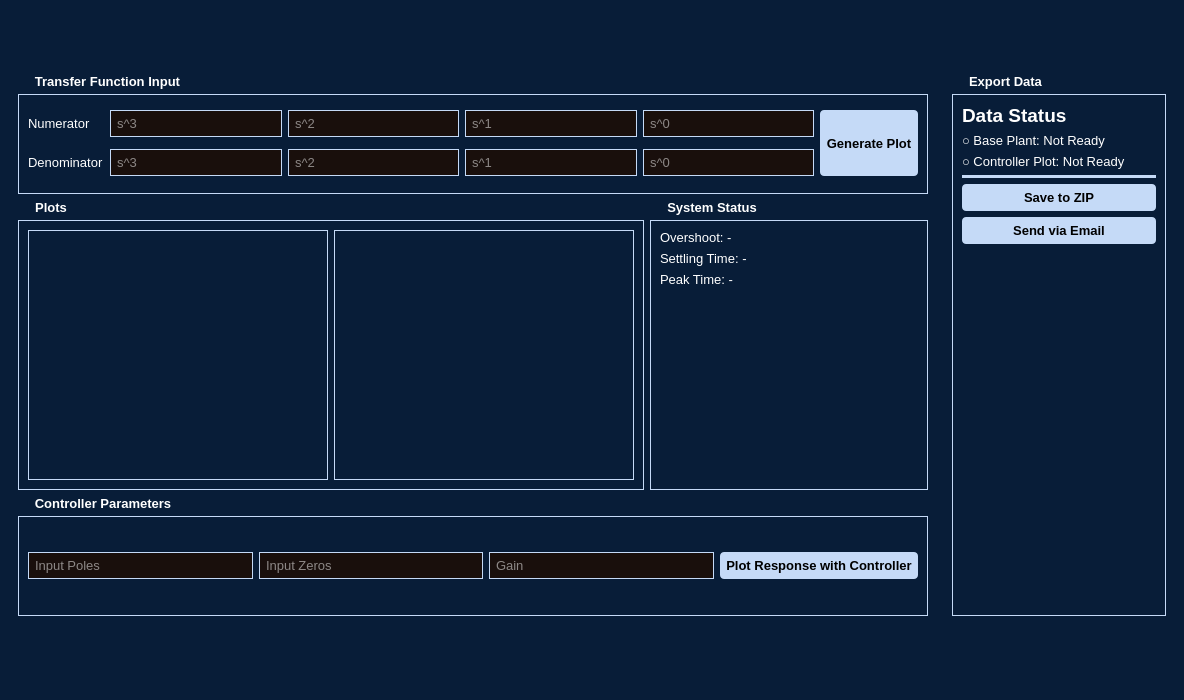
<?xml version="1.0" encoding="UTF-8"?>
<ui version="4.0">
 <class>MainWindow</class>
 <widget class="QMainWindow" name="MainWindow">
  <property name="geometry">
   <rect>
    <x>0</x>
    <y>0</y>
    <width>1184</width>
    <height>700</height>
   </rect>
  </property>
  <property name="windowTitle">
   <string>Root Locus &amp; Control System Analyzer</string>
  </property>
  <property name="styleSheet">
   <string notr="true">
    QWidget {
        background-color: rgb(8, 29, 56);
        color: rgb(255,255,255);
        font-size: 10pt;
    }
    QGroupBox {
        border: 1px solid rgb(197,218,247);
        margin-top: 20px;
        font-weight: bold;
    }
    QGroupBox::title {
        subcontrol-origin: margin;
        subcontrol-position: top left;
        left: 10px;
        padding: 0 5px;
    }
    QLineEdit {
        border: 1px solid rgb(197,218,247);
        padding: 4px;
        background-color: rgb(25,15,12);
        color: white;
    }
    QPushButton {
        background-color: rgb(197,218,247);
        color: black;
        padding: 6px;
        border-radius: 4px;
        font-weight: bold;
    }
    QPushButton:hover {
        background-color: rgb(255,128,128);
    }
    QPushButton:pressed {
        background-color: rgb(255,0,0);
    }
    QLabel {
        color: white;
    }
   </string>
  </property>
  <widget class="QWidget" name="centralwidget">
   <layout class="QVBoxLayout" name="verticalLayout">
    <item>
     <layout class="QHBoxLayout" name="topBar">
     <property name="spacing">
       <number>70</number>
       </property>
      <property name="sizeConstraint">
       <enum>QLayout::SetFixedSize</enum>
      </property>
      <item>
       <widget class="QLabel" name="logoTopLeft">
        <property name="enabled">
         <bool>true</bool>
        </property>
        <property name="sizePolicy">
         <sizepolicy hsizetype="Fixed" vsizetype="Fixed">
          <horstretch>0</horstretch>
          <verstretch>0</verstretch>
         </sizepolicy>
        </property>
        <property name="minimumSize">
         <size>
          <width>100</width>
          <height>50</height>
         </size>
        </property>
        <property name="styleSheet">
         <string notr="true"/>
        </property>
        <property name="text">
         <string/>
        </property>
        <property name="pixmap">
         <pixmap>:/assets/assets/Header.png</pixmap>
        </property>
        <property name="scaledContents">
         <bool>true</bool>
        </property>
        <property name="alignment">
         <set>Qt::AlignCenter</set>
        </property>
        <property name="wordWrap">
         <bool>false</bool>
        </property>
       </widget>
      </item>
      <item>
       <spacer name="topSpacer">
        <property name="orientation">
         <enum>Qt::Horizontal</enum>
        </property>
        <property name="sizeType">
         <enum>QSizePolicy::Fixed</enum>
        </property>
        <property name="sizeHint" stdset="0">
         <size>
          <width>40</width>
          <height>20</height>
         </size>
        </property>
       </spacer>
      </item>
     </layout>
    </item>
    <item>
     <layout class="QHBoxLayout" name="horizontalLayout" stretch="4,1">
      <item>
       <widget class="QWidget" name="left_panel" native="true">
        <layout class="QVBoxLayout" name="verticalLayout">
         <item>
          <widget class="QGroupBox" name="groupTF">
           <property name="title">
            <string>Transfer Function Input</string>
           </property>
           <layout class="QGridLayout" name="gridLayoutTF">
            <item row="1" column="3">
             <widget class="QLineEdit" name="den_s1">
              <property name="placeholderText">
               <string>s^1</string>
              </property>
             </widget>
            </item>
            <item row="0" column="3">
             <widget class="QLineEdit" name="num_s1">
              <property name="placeholderText">
               <string>s^1</string>
              </property>
             </widget>
            </item>
            <item row="0" column="0">
             <widget class="QLabel" name="labelNum">
              <property name="text">
               <string>Numerator</string>
              </property>
             </widget>
            </item>
            <item row="0" column="4">
             <widget class="QLineEdit" name="num_s0">
              <property name="placeholderText">
               <string>s^0</string>
              </property>
             </widget>
            </item>
            <item row="1" column="0">
             <widget class="QLabel" name="labelDen">
              <property name="text">
               <string>Denominator</string>
              </property>
             </widget>
            </item>
            <item row="0" column="2">
             <widget class="QLineEdit" name="num_s2">
              <property name="placeholderText">
               <string>s^2</string>
              </property>
             </widget>
            </item>
            <item row="0" column="5" rowspan="2">
             <widget class="QPushButton" name="btnGeneratePlot">
              <property name="sizePolicy">
               <sizepolicy hsizetype="Minimum" vsizetype="Expanding">
                <horstretch>0</horstretch>
                <verstretch>0</verstretch>
               </sizepolicy>
              </property>
              <property name="text">
               <string>Generate Plot</string>
              </property>
             </widget>
            </item>
            <item row="0" column="1">
             <widget class="QLineEdit" name="num_s3">
              <property name="placeholderText">
               <string>s^3</string>
              </property>
             </widget>
            </item>
            <item row="1" column="2">
             <widget class="QLineEdit" name="den_s2">
              <property name="placeholderText">
               <string>s^2</string>
              </property>
             </widget>
            </item>
            <item row="1" column="1">
             <widget class="QLineEdit" name="den_s3">
              <property name="placeholderText">
               <string>s^3</string>
              </property>
             </widget>
            </item>
            <item row="1" column="4">
             <widget class="QLineEdit" name="den_s0">
              <property name="placeholderText">
               <string>s^0</string>
              </property>
             </widget>
            </item>
           </layout>
          </widget>
         </item>
         <item>
          <layout class="QHBoxLayout" name="plotStatusLayout">
           <item>
            <widget class="QGroupBox" name="groupPlots">
             <property name="title">
              <string>Plots</string>
             </property>
             <layout class="QHBoxLayout" name="horizontalLayoutPlots">
              <item>
               <widget class="QWidget" name="rootLocusPlotWidget" native="true">
                <property name="minimumSize">
                 <size>
                  <width>300</width>
                  <height>250</height>
                 </size>
                </property>
                <property name="cursor">
                 <cursorShape>WhatsThisCursor</cursorShape>
                </property>
                <property name="styleSheet">
                 <string>border: 1px solid rgb(197,218,247);</string>
                </property>
               </widget>
              </item>
              <item>
               <widget class="QWidget" name="stepResponsePlotWidget" native="true">
                <property name="minimumSize">
                 <size>
                  <width>300</width>
                  <height>250</height>
                 </size>
                </property>
                <property name="cursor">
                 <cursorShape>WhatsThisCursor</cursorShape>
                </property>
                <property name="styleSheet">
                 <string>border: 1px solid rgb(197,218,247);</string>
                </property>
               </widget>
              </item>
             </layout>
            </widget>
           </item>
           <item>
            <widget class="QGroupBox" name="groupStatus">
             <property name="title">
              <string>System Status</string>
             </property>
             <layout class="QFormLayout" name="formLayout">
              <item row="0" column="0">
               <widget class="QLabel" name="lblOvershoot">
                <property name="text">
                 <string>Overshoot: -</string>
                </property>
               </widget>
              </item>
              <item row="1" column="0">
               <widget class="QLabel" name="lblSettlingTime">
                <property name="text">
                 <string>Settling Time: -</string>
                </property>
               </widget>
              </item>
              <item row="2" column="0">
               <widget class="QLabel" name="lblPeakTime">
                <property name="text">
                 <string>Peak Time: -</string>
                </property>
               </widget>
              </item>
             </layout>
            </widget>
           </item>
          </layout>
         </item>
         <item>
          <widget class="QGroupBox" name="groupController">
           <property name="title">
            <string>Controller Parameters</string>
           </property>
           <layout class="QHBoxLayout" name="horizontalLayoutController">
            <item>
             <widget class="QLineEdit" name="inputP">
              <property name="placeholderText">
               <string>Input Poles</string>
              </property>
             </widget>
            </item>
            <item>
             <widget class="QLineEdit" name="inputI">
              <property name="placeholderText">
               <string>Input Zeros</string>
              </property>
             </widget>
            </item>
            <item>
             <widget class="QLineEdit" name="inputGain">
              <property name="placeholderText">
               <string>Gain</string>
              </property>
             </widget>
            </item>
            <item>
             <widget class="QPushButton" name="btnPlotWithController">
              <property name="text">
               <string>Plot Response with Controller</string>
              </property>
             </widget>
            </item>
           </layout>
          </widget>
         </item>
        </layout>
       </widget>
      </item>
      <item>
       <widget class="QWidget" name="right_panel" native="true">
        <property name="enabled">
         <bool>true</bool>
        </property>
        <property name="sizePolicy">
         <sizepolicy hsizetype="Preferred" vsizetype="Preferred">
          <horstretch>0</horstretch>
          <verstretch>0</verstretch>
         </sizepolicy>
        </property>
        <layout class="QVBoxLayout" name="verticalLayout_2">
         <item>
          <widget class="QGroupBox" name="groupBox">
           <property name="title">
            <string>Export Data</string>
           </property>
           <layout class="QVBoxLayout" name="verticalLayout_4">
            <item>
             <widget class="QLabel" name="label">
              <property name="font">
               <font>
                <pointsize>14</pointsize>
                <weight>75</weight>
                <bold>true</bold>
               </font>
              </property>
              <property name="styleSheet">
               <string notr="true">font-size: 14pt; font-weight: bold;</string>
              </property>
              <property name="text">
               <string>Data Status</string>
              </property>
             </widget>
            </item>
            <item>
             <widget class="QLabel" name="lblStatusBasePlant">
              <property name="text">
               <string>○ Base Plant: Not Ready</string>
              </property>
             </widget>
            </item>
            <item>
             <widget class="QLabel" name="lblStatusControlledPlant">
              <property name="text">
               <string>○ Controller Plot: Not Ready</string>
              </property>
             </widget>
            </item>
            <item>
             <widget class="Line" name="line">
              <property name="styleSheet">
               <string notr="true">background-color: rgb(197, 218, 247); 
border: none;
height: 20px; 

margin-top: 8px;
margin-bottom: 8px;</string>
              </property>
              <property name="orientation">
               <enum>Qt::Horizontal</enum>
              </property>
             </widget>
            </item>
            <item>
             <widget class="QPushButton" name="btnSaveZip">
              <property name="text">
               <string>Save to ZIP</string>
              </property>
             </widget>
            </item>
            <item>
             <widget class="QPushButton" name="btnSendEmail">
              <property name="text">
               <string>Send via Email</string>
              </property>
             </widget>
            </item>
            <item>
             <spacer name="verticalSpacer">
              <property name="orientation">
               <enum>Qt::Vertical</enum>
              </property>
              <property name="sizeHint" stdset="0">
               <size>
                <width>20</width>
                <height>343</height>
               </size>
              </property>
             </spacer>
            </item>
           </layout>
          </widget>
         </item>
        </layout>
       </widget>
      </item>
     </layout>
    </item>
    <item>
     <layout class="QHBoxLayout" name="bottomLayout">
      <item>
       <spacer name="bottomSpacer">
        <property name="orientation">
         <enum>Qt::Horizontal</enum>
        </property>
        <property name="sizeHint" stdset="0">
         <size>
          <width>40</width>
          <height>20</height>
         </size>
        </property>
       </spacer>
      </item>
      <item>
       <widget class="QLabel" name="logoBottomRight">
        <property name="sizePolicy">
         <sizepolicy hsizetype="Fixed" vsizetype="Fixed">
          <horstretch>0</horstretch>
          <verstretch>0</verstretch>
         </sizepolicy>
        </property>
        <property name="minimumSize">
         <size>
          <width>70</width>
          <height>60</height>
         </size>
        </property>
        <property name="maximumSize">
         <size>
          <width>5</width>
          <height>200</height>
         </size>
        </property>
        <property name="sizeIncrement">
         <size>
          <width>0</width>
          <height>0</height>
         </size>
        </property>
        <property name="styleSheet">
         <string notr="true"/>
        </property>
        <property name="text">
         <string/>
        </property>
        <property name="textFormat">
         <enum>Qt::AutoText</enum>
        </property>
        <property name="pixmap">
         <pixmap>:/assets/assets/Logo Controllab (2).png</pixmap>
        </property>
        <property name="scaledContents">
         <bool>true</bool>
        </property>
        <property name="alignment">
         <set>Qt::AlignCenter</set>
        </property>
        <property name="wordWrap">
         <bool>false</bool>
        </property>
        <property name="openExternalLinks">
         <bool>false</bool>
        </property>
       </widget>
      </item>
     </layout>
    </item>
   </layout>
  </widget>
 </widget>
 <resources>
  <include location="../resource.qrc"/>
 </resources>
 <connections/>
</ui>
